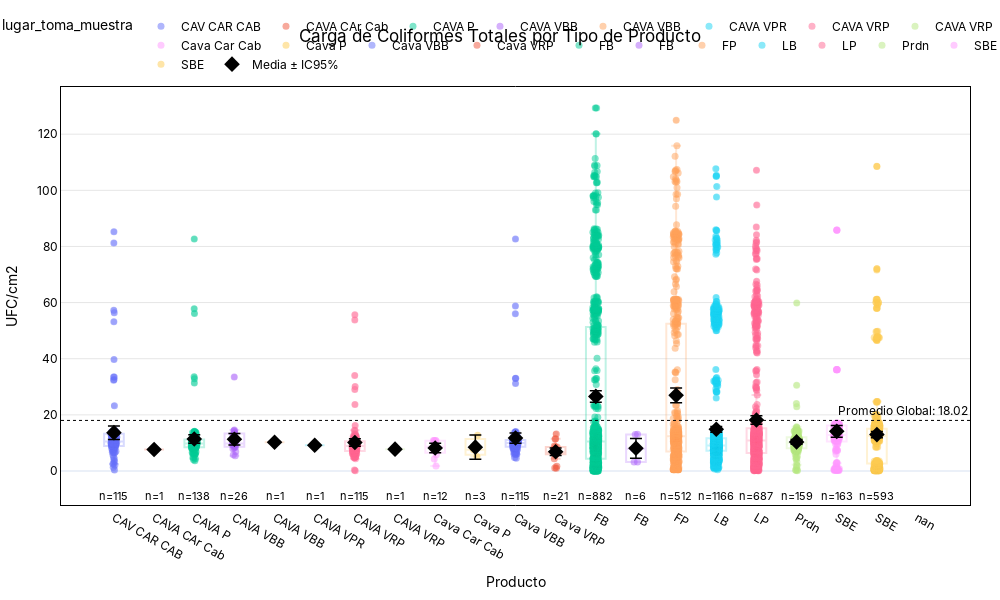

This figure's notebook cell:
### Code cell
fig1 = plot_statistical_strip(
    df=df_good,
    x_col='lugar_toma_muestra',       # Category: Product Type
    y_col='horas_ingreso_a_incubacion',        # Value: Coliforms Count
    title="Carga de Coliformes Totales por Tipo de Producto",
    y_title="UFC/cm2",
    x_title="Producto",
    point_opacity=0.5,
    show_mean_ci=True,                   # Show the mean and confidence interval
    show_boxplot=True                    # Show the distribution box
)

fig1.show()
